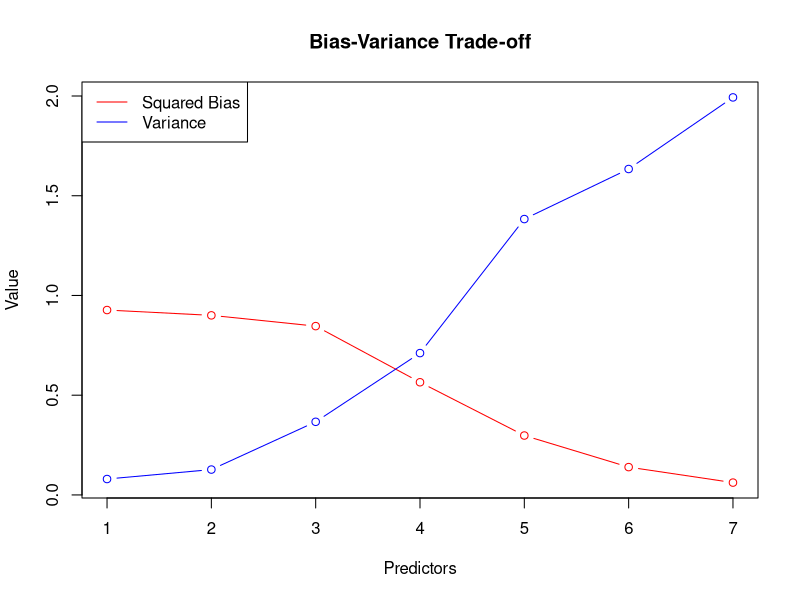
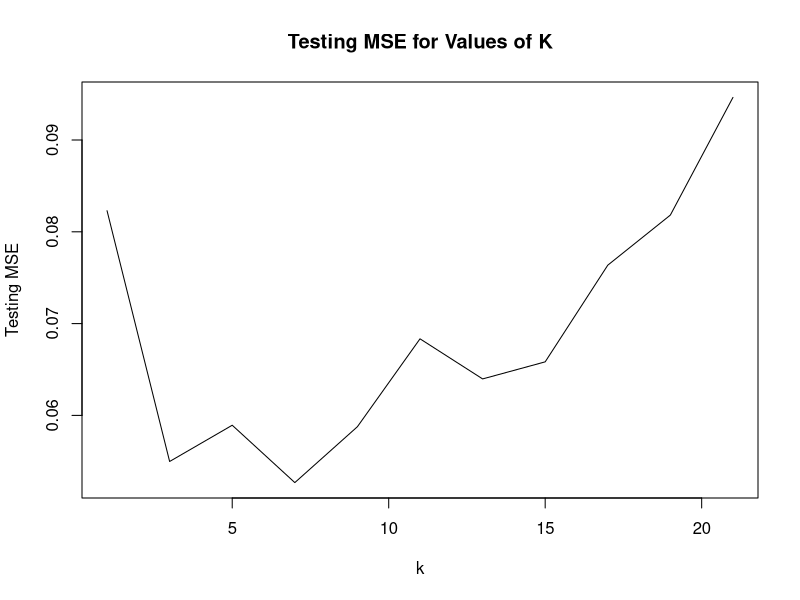

The R source for these figures, in order:
## ---- chunk 1
knitr::opts_chunk$set(echo = TRUE)
library(tidyverse)
## ---- chunk 2
# set seed for reproducibility
set.seed([number redacted])
## ---- chunk 3
# generate testing samples
xtesting = runif(50000, -2*pi, 2*pi)
ytesting = sin(xtesting) + cos(xtesting)

# for storage
ypredict = matrix(0, 7, 50000)
ypredict.sq = matrix(0, 7, 50000)
## ---- chunk 4
# generate training data
for (i in 1:1000) {
  xtraining = runif(30, -2*pi, 2*pi)
  ytraining = sin(xtraining) + cos(xtraining) + rnorm(30, 0, 0.5) # epsilon (noise)

  for (d in 1:7) { # d is amount of predictors
    # fitting model
    fitted_model = lm(ytraining ~ poly(xtraining, degree = d, raw = TRUE, simple = TRUE))
    # calculate predicted for the testing samples
    pred = fitted_model$coefficients[1] + poly(xtesting, degree = d, raw = TRUE, simple = TRUE) %*% fitted_model$coefficients[2:(d+1)]
    # store our predicted y values
    ypredict[d, ] = ypredict[d, ] + pred
    ypredict.sq[d, ] = ypredict.sq[d, ] + pred^2
  }
}

# calculate expected prediction
ypredict = ypredict/1000 
ypredict.sq = ypredict.sq/1000
## ---- chunk 5
square.bias = rep(0, 7)
variance = rep(0, 7)
for (d in 1:7){
  square.bias[d] = mean((ypredict[d, ] - ytesting)^2)
  variance[d] = mean(ypredict.sq[d, ] - ypredict[d, ]^2)
}

matplot(cbind(square.bias, variance), type = "b", col = c('red', 'blue'), pch = 1, lty = 1,
  xlab = "Predictors", ylab = "Value",
  main = "Bias-Variance Trade-off")
legend("topleft", legend = c("Squared Bias", "Variance"), lty = 1, col = c('red', 'blue'))
## ---- chunk 6
# measure euclidean distance
dist_func = function(a, b){
  return(sqrt(sum((a - b)^2)))
}
## ---- chunk 7
knn = function(train, test, k = 3) {
  # Create an empty vector to store the MSE for each testing sample
  mse_vector = numeric(nrow(test))
  
  # KNN Algorithm
  for (i in 1:nrow(test)) {
    # current sample
    test_sample = test[i,1:2]
    
    # we can calculate the distance between our sample with every other data point and store it     in distances
    distances = numeric(nrow(train))
    for (j in 1:nrow(train)) {
      distances[j] = dist_func(test_sample, train[j, 1:2])
    }
    
    # find the K-nearest neighbors 
    indices = order(distances)[1:k]
    # average of their labels as the prediction
    mse_vector[i] = mean(train[indices, 3])
  }
  mse = mean((mse_vector - test[,3])^2)
  return(mse)
}
## ---- chunk 8
# set seed for reproducibility
set.seed(123)

# generate training data
x1_train = runif(600, 1, 2)
x2_train = runif(600, 1, 2)
y_train = x1_train^2 + x2_train^2 + x1_train^3 + x2_train^3 + rnorm(600, 0, 0.1)
train = cbind(x1_train, x2_train, y_train)

# generate testing data
x1_test = runif(200, 1, 2)
x2_test = runif(200, 1, 2)
y_test = x1_test^2 + x2_test^2 + x1_test^3 + x2_test^3 + rnorm(200, 0, 0.1)
test = cbind(x1_test, x2_test, y_test)
## ---- chunk 9
# initialize k and vector for testing error
k = seq(1, 21, by = 2)
test_error = numeric(length(k))

# obtaining and storing testing errors
for (i in 1:length(k)) {
  test_error[i] = knn(train, test, k[i])
}

# printing our accuracies and visualization
print(1 - test_error)
plot(k, test_error, type = 'l', main = 'Testing MSE for Values of K', ylab = 'Testing MSE')
